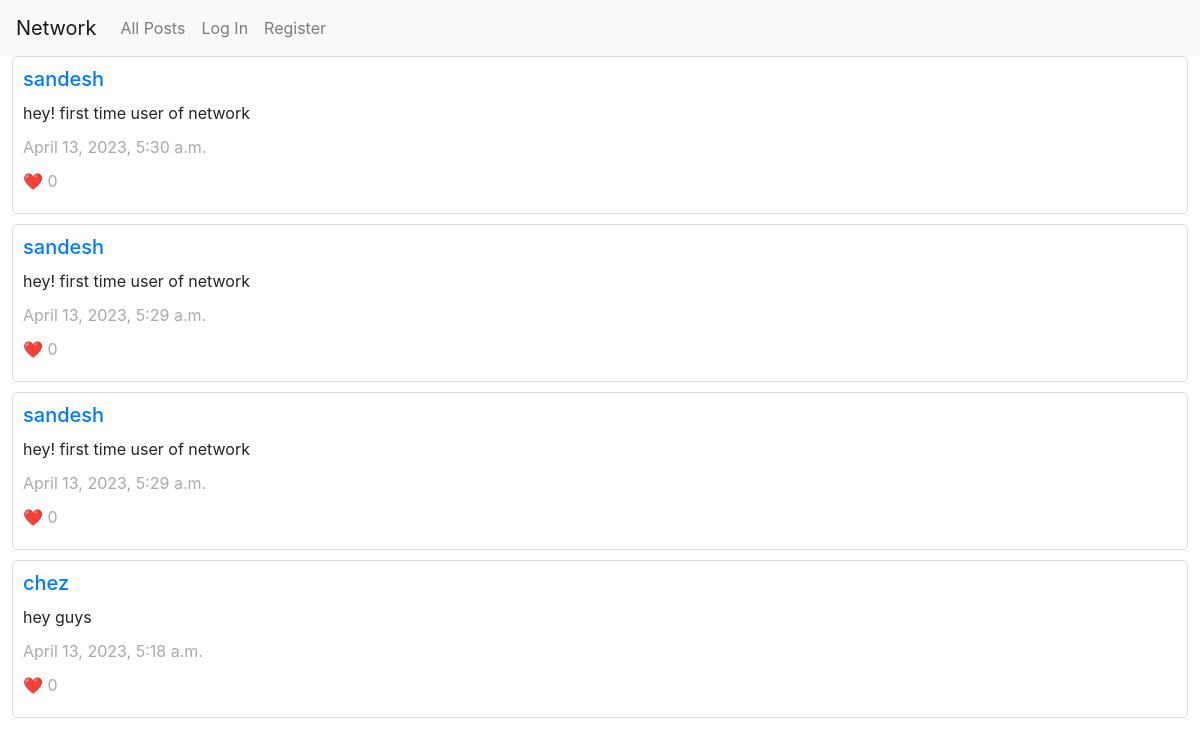
The page / on the database its author committed.
### network/models.py (models this page shows, shortened)
class Post(models.Model):
    author = models.ForeignKey("User", on_delete=models.CASCADE, related_name="posts")
    content = models.TextField(blank=True)
    timestamp = models.DateTimeField(auto_now_add=True)
    likes = models.ManyToManyField("User", related_name="liked_posts", blank=True, null=True)

class User(AbstractUser):
    following = models.ManyToManyField("self", blank=True, symmetrical=False, related_name="followers")

### network/views.py (the view)
# urls.py: path("", views.index, name="index"),
def index(request):
    if request.method == "POST":
        form = NewPost(request.POST)
        if form.is_valid():
            content = form.cleaned_data["content"]
            post = Post(author=request.user, content=content)
            post.save()
    return render(request, "network/index.html", {
        "form": NewPost(),
        "posts": Post.objects.all().order_by("-timestamp").all()
    })

### network/templates/network/index.html (shortened to what this page needs)
{% extends "network/layout.html" %}
{% block body %}
    {% for post in posts %}
        <div class="post">
            <a href="{% url 'users' post.author.id %}"><h5>{{ post.author }}</h5></a>
            <p class="post-content">{{ post.content }}</p>
            <p class="post-time">{{ post.timestamp }}</p>
            <p class="post-likes">❤️ {{ post.likes.count }}</p>
        </div>
    {% endfor %}
{% endblock %}

### network/templates/network/layout.html (shortened to what this page needs)
{% load static %}
<!DOCTYPE html>
<html lang="en">
    <head>
        <link rel="stylesheet" href="https://stackpath.bootstrapcdn.com/bootstrap/4.4.1/css/bootstrap.min.css">
        <link href="{% static 'network/styles.css' %}" rel="stylesheet">
    </head>
    <body>
        <nav class="navbar navbar-expand-lg navbar-light bg-light">
            <a class="navbar-brand" href="{% url 'index' %}">Network</a>
            <div>
              <ul class="navbar-nav mr-auto">
                <li class="nav-item">
                  <a class="nav-link" href="{% url 'index' %}">All Posts</a>
                </li>
                {% if user.is_authenticated %}
                    <li class="nav-item">
                        <a class="nav-link" href="#">Following</a>
                    </li>
                    <li class="nav-item">
                        <a class="nav-link" href="{% url 'logout' %}">Log Out</a>
                    </li>
                {% else %}
                    <li class="nav-item">
                        <a class="nav-link" href="{% url 'login' %}">Log In</a>
                    </li>
                    <li class="nav-item">
                        <a class="nav-link" href="{% url 'register' %}">Register</a>
                    </li>
                {% endif %}
              </ul>
            </div>
          </nav>
        <div class="body">
            {% block body %}
            {% endblock %}
        </div>
    </body>
</html>

### network/static/network/styles.css (style rules this page uses)
.body { margin: 0 1vw; }
.body > div { border: 1px solid gainsboro; border-radius: 5px; margin-bottom: 10px; padding: 10px; }
.post > p { margin: 10px 0; }
.post-time, .post-likes { color: darkgray; }

### rows shown on the page
Post: author "sandesh", content "hey! first time user of network", timestamp "April 13, 2023, 5:30 a.m.", likes.count "0"
Post: author "sandesh", content "hey! first time user of network", timestamp "April 13, 2023, 5:29 a.m.", likes.count "0"
Post: author "sandesh", content "hey! first time user of network", timestamp "April 13, 2023, 5:29 a.m.", likes.count "0"
Post: author "chez", content "hey guys", timestamp "April 13, 2023, 5:18 a.m.", likes.count "0"
